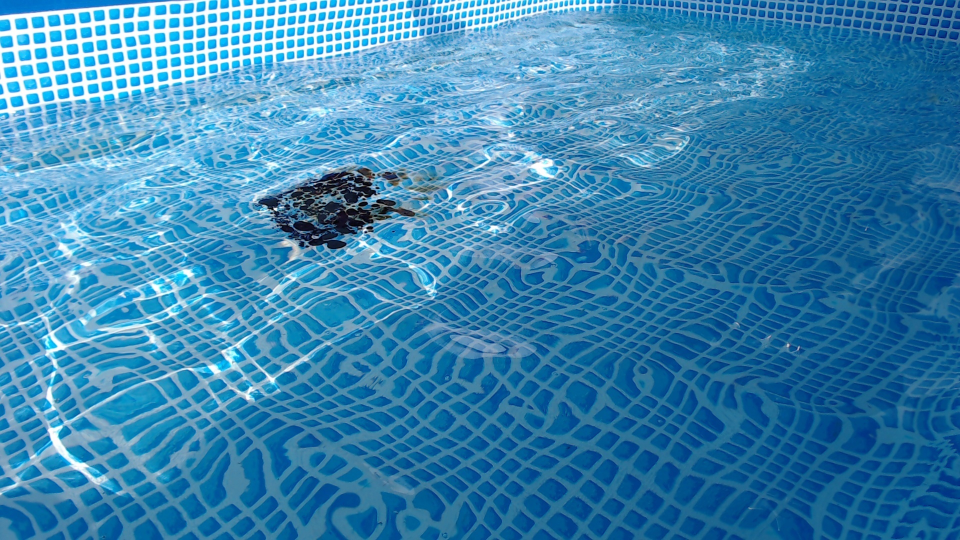
#> input picture hsv-filtering/img/2019-05-15 16:34:40:cam1.jpg, 1920 x 1080 px (shown at 1/2 size); its folder holds only this picture in this run
$ python test.py
#> lines starting #> are read from the running program, lines starting #| are printed output that depends on the picture
### hsv-filtering/utils/segment.py
import cv2
import numpy as np
import matplotlib.pyplot as plt
import time

from skimage.color import rgb2gray, label2rgb
from skimage.filters import sobel
from skimage.segmentation import felzenszwalb, slic, quickshift, watershed
from skimage.segmentation import mark_boundaries
from skimage.util import img_as_float
from skimage.measure import regionprops
from skimage.future import graph
from skimage import draw

def segment(img):


    img = cv2.cvtColor(img, cv2.COLOR_BGR2RGB)
    # img = cv2.GaussianBlur(img,(3, 3),0)

    # img = img_as_float(img[::2, ::2])
    start = time.time()
    segments_fz = felzenszwalb(img, scale=1, sigma=0.8, min_size=20)

    # print("Felzenszwalb_rgb number of segments: ",len(np.unique(segments_fz_rgb)), end1 - start)


    fig, ax = plt.subplots(2, 4, figsize=(10, 10), sharex=True, sharey=True)

    ax[0, 0].imshow(mark_boundaries(img, segments_fz, (0, 0, 0)))
    ax[0, 0].set_title("Felzenszwalbs_rgb")
    ax[1, 0].imshow(label2rgb(segments_fz, img, kind='avg'))

    print(time.time() - start)


    for a in ax.ravel():
        a.set_axis_off()

    plt.tight_layout()
    plt.show()

# [18 lines left out: functions segment_test, show_img, not called in this run]

### hsv-filtering/test.py
import cv2
import numpy as np
import os
from utils.img_preprocess_util import add_hsv_trackbar, equlizeHistogram, convertRGBtoHSV
from utils.segment import segment

IMG_RESIZE = [256, 256]

path_dir = os.getcwd() + "/img/"
# output_path_dir = os.getcwd() +"/mask/"
file_list = os.listdir(path_dir)
file_list.sort()


for idx, file in enumerate(file_list):

    img_rgb = cv2.imread(path_dir + file)
#> img_rgb is the input picture: shape (1080, 1920, 3); mean B, G, R 176.3, 132.5, 58.1
    img_resize = cv2.resize(img_rgb, (IMG_RESIZE[0], IMG_RESIZE[1]))
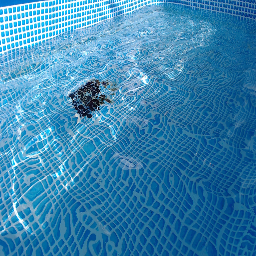
#> img_resize: shape (256, 256, 3); mean B, G, R 176.1, 132.3, 57.9

    # add_hsv_trackbar(img_resize)
    segment(img_resize)
#> in segment, `segments_fz = felzenszwalb(img, scale=1, sigma=0.8, min_size=20)`:
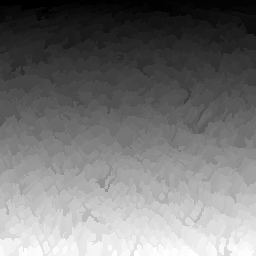
#> segments_fz: shape (256, 256) int64; min 0, max 991, mean 458.1; drawn with min black and max white
#> in segment, `plt.show()`:
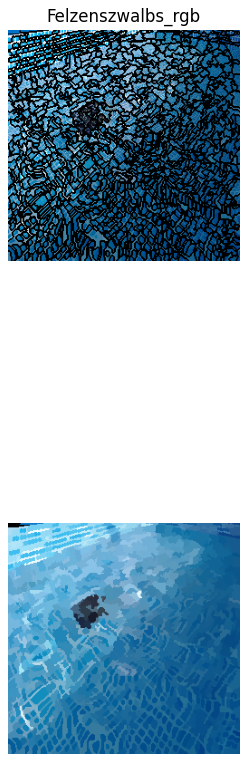
#> figure drawn by matplotlib, 2 panels


cv2.destroyAllWindows()

$ run again, on hsv-filtering/img/2019-05-15 16:34:55:cam1.jpg
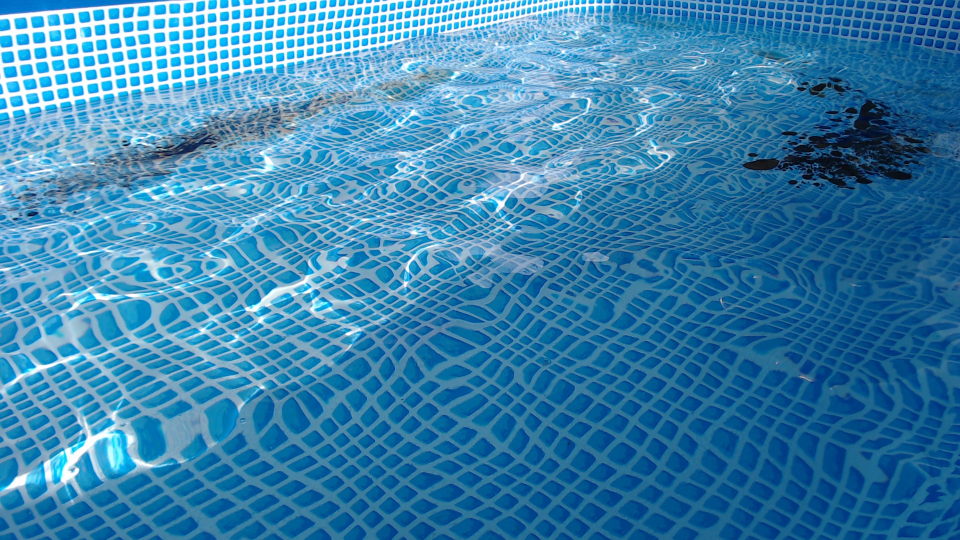
#> input picture hsv-filtering/img/2019-05-15 16:34:55:cam1.jpg, 1920 x 1080 px (shown at 1/2 size)
#> img_rgb is the input picture: shape (1080, 1920, 3); mean B, G, R 173.8, 131.1, 58.8
#> in segment, `segments_fz = felzenszwalb(img, scale=1, sigma=0.8, min_size=20)`:
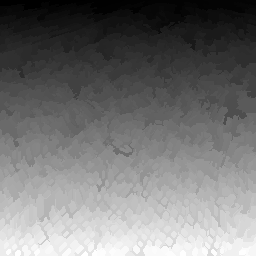
#> segments_fz: shape (256, 256) int64; min 0, max 1049, mean 479.7; drawn with min black and max white
#> in segment, `plt.show()`:
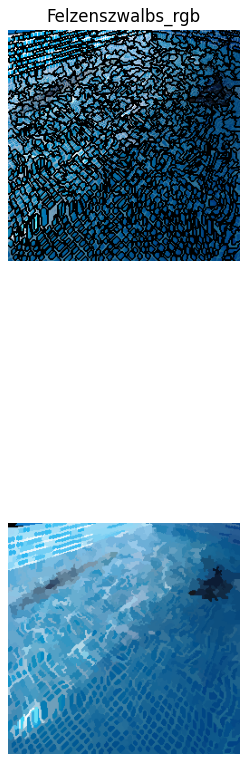
#> figure drawn by matplotlib, 2 panels

$ run again, on hsv-filtering/img/2019-05-15 16:35:06:cam1.jpg
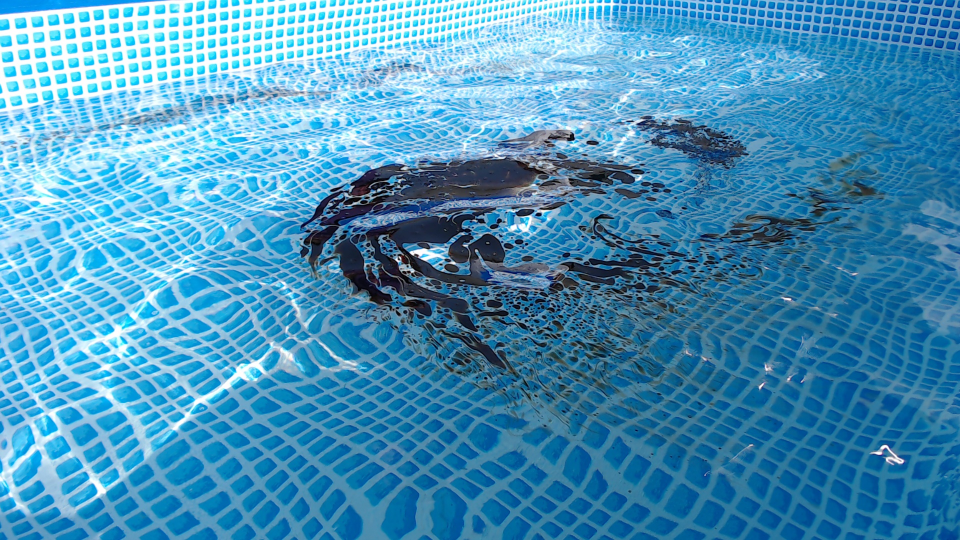
#> input picture hsv-filtering/img/2019-05-15 16:35:06:cam1.jpg, 1920 x 1080 px (shown at 1/2 size)
#> img_rgb is the input picture: shape (1080, 1920, 3); mean B, G, R 185.4, 147.3, 74.4
#> in segment, `segments_fz = felzenszwalb(img, scale=1, sigma=0.8, min_size=20)`:
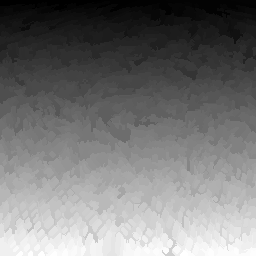
#> segments_fz: shape (256, 256) int64; min 0, max 1035, mean 481.5; drawn with min black and max white
#> in segment, `plt.show()`:
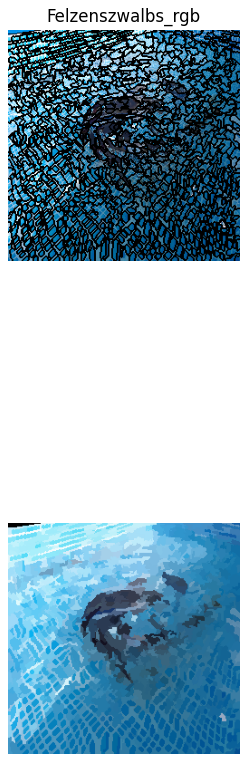
#> figure drawn by matplotlib, 2 panels

$ run again, on hsv-filtering/img/2019-05-15 16:35:11:cam1.jpg
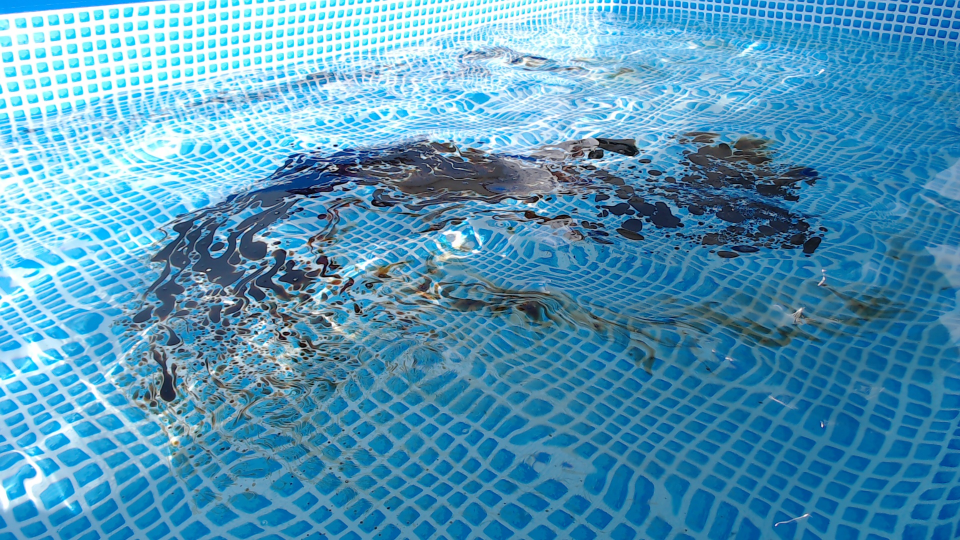
#> input picture hsv-filtering/img/2019-05-15 16:35:11:cam1.jpg, 1920 x 1080 px (shown at 1/2 size)
#> img_rgb is the input picture: shape (1080, 1920, 3); mean B, G, R 184.6, 151.3, 83.6
#> in segment, `segments_fz = felzenszwalb(img, scale=1, sigma=0.8, min_size=20)`:
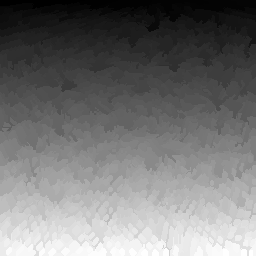
#> segments_fz: shape (256, 256) int64; min 0, max 1023, mean 469.6; drawn with min black and max white
#> in segment, `plt.show()`:
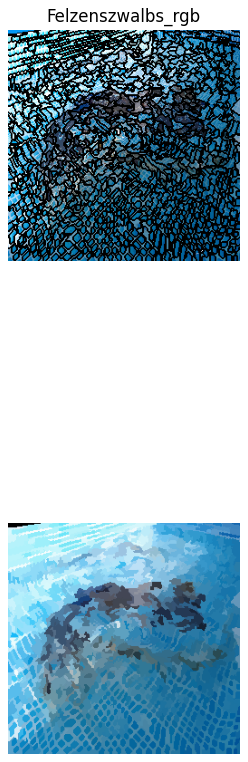
#> figure drawn by matplotlib, 2 panels

$ run again, on hsv-filtering/img/2019-05-15 16:34:40:cam2.jpg
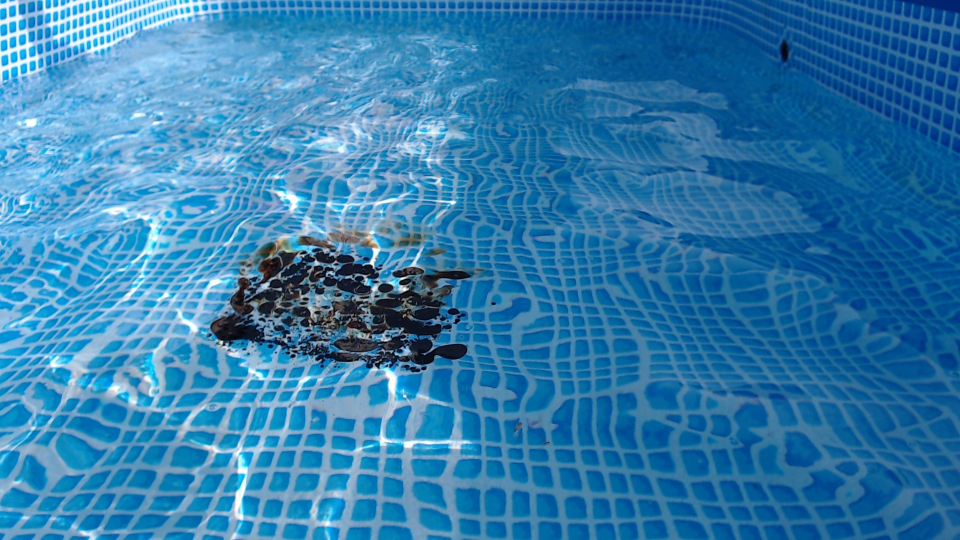
#> input picture hsv-filtering/img/2019-05-15 16:34:40:cam2.jpg, 1920 x 1080 px (shown at 1/2 size)
#> img_rgb is the input picture: shape (1080, 1920, 3); mean B, G, R 172.7, 124.7, 50.6
#> in segment, `segments_fz = felzenszwalb(img, scale=1, sigma=0.8, min_size=20)`:
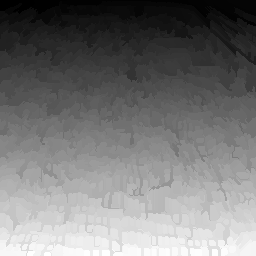
#> segments_fz: shape (256, 256) int64; min 0, max 1026, mean 481.5; drawn with min black and max white
#> in segment, `plt.show()`:
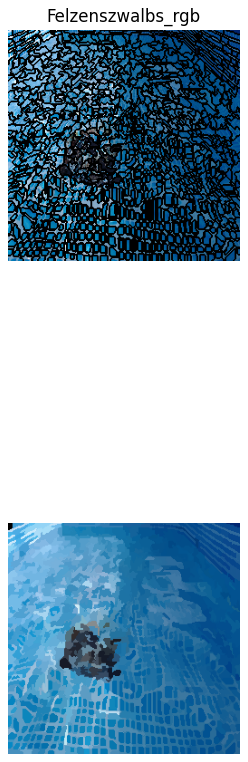
#> figure drawn by matplotlib, 2 panels
